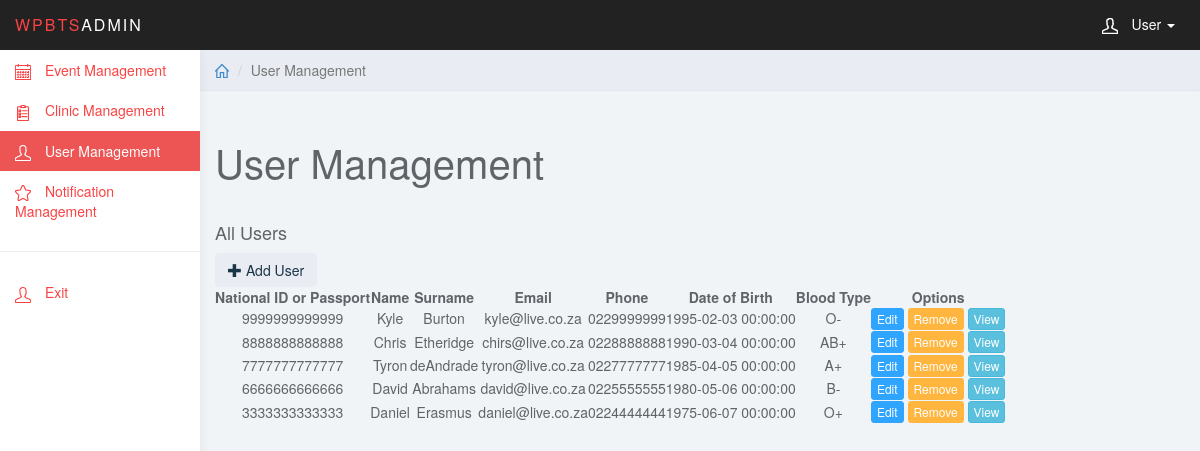
The app's page /users.php (signed in) with its own data.
### tables this page shows
create table TBL_USER(
	USER_ID int primary key,
	FIRST_NAME varchar(20),
	LAST_NAME varchar(30),
	NATIONAL_ID char(13),
	EMAIL varchar(50),
	PHONE varchar(10),
	BLOOD_TYPE varchar(3),
	ADDRESS_ID int,
	DATE_OF_BIRTH datetime,
	TITLE varchar(4),
	GENDER char(1),
	LANGUAGE_PREF varchar(20),
	PASSPORT_NUM varchar(20),
	PWD varchar(255),
	DEVICE_TOKEN varchar(255),
	
	foreign key (ADDRESS_ID) references TBL_ADDRESS(ADDRESS_ID)
)DEFAULT CHARSET=utf8 COLLATE=utf8_unicode_ci;

### web/users_functions.php (called while the page is built, shortened)
<?php
include_once("php/DBConn_Dave.php");
function getAllUsers()
{
    global $dbConn;
    $sql = "SELECT * FROM TBL_USER";
    $stmt = $dbConn->prepare($sql);
    if ($stmt->execute()) {
        $res = $stmt->fetchAll();
        return array(true, $res);
    } else {
        $res = array(false, "Error: " . print_r($stmt->errorInfo()));
    }
}
?>

### web/users.php (the view, shortened to what this page needs)
<?php
$_PARENT['users'] = time();
require_once("header.php");
require_once('php/DBConn_Dave.php');
include_once("users_functions.php");
?>
<div class="col-sm-9 col-sm-offset-3 col-lg-10 col-lg-offset-2 main">
    <div class="row">
        <ol class="breadcrumb">
            <li><a href="index.php">
                    <svg class="glyph stroked home">
                        <use xlink:href="#stroked-home"></use>
                    </svg>
                </a></li>
            <li class="active">User Management</li>
        </ol>
    </div>
    <br/>
    <div class="row">
        <div class="col-lg-12">
            <h1 class="page-header">User Management</h1>
        </div>
    </div>
    <div class="row">
        <div class="col-md-12">
            <h4>All Users</h4>
            <a href="users_createuser.php" class="btn btn-default btn-md">
                <span class="glyphicon glyphicon-plus" aria-hidden="true"></span> Add User
            </a>
        </div>
    </div>
    <div class="row">
        <div class="col-md-12">
            <?php
            $userData = getAllUsers();
                ?>
            <table data-toggle="table" data-search="true" data-pagination="true">
                <thead>
                <tr>
                    <th class="text-center">National ID or Passport</th>
                    <th class="text-center" data-sortable="true">Name</th>
                    <th class="text-center" data-sortable="true">Surname</th>
                    <th class="text-center">Email</th>
                    <th class="text-center">Phone</th>
                    <th class="text-center" data-sortable="true">Date of Birth</th>
                    <th class="text-center">Blood Type</th>
                    <th class="text-center">Options</th>
                </tr>
                </thead>
                <?php
                if ($userData[0] == true) {
                    foreach ($userData[1] as $value) {
                        ?>
                        <tr>
                            <td class="text-center"><?php if(trim($value['NATIONAL_ID']) !== ''){ echo $value['NATIONAL_ID']; } else { echo $value['PASSPORT_NUM']; } ?></td>
                            <td class="text-center"><?php echo $value['FIRST_NAME'] ?></td>
                            <td class="text-center"><?php echo $value['LAST_NAME'] ?></td>
                            <td class="text-center"><?php echo $value['EMAIL'] ?></td>
                            <td class="text-center"><?php echo $value['PHONE'] ?></td>
                            <td class="text-center"><?php echo $value['DATE_OF_BIRTH'] ?></td>
                            <td class="text-center"><?php echo $value['BLOOD_TYPE'] ?></td>
                            <td class="text-center">
                                <a href="users_edituser.php?userID=<?php echo $value['USER_ID'] ?>" class="btn btn-xs btn-primary">Edit</a>
                                <a href="#;" data-id="<?php echo $value['USER_ID']; ?>" class="removeclinic btn btn-xs btn-warning"onclick="removeUser(event)">Remove</a>
                                <a href="#;" data-id="<?php echo $value['USER_ID']; ?>" class="viewclinic btn btn-xs btn-info" onclick="viewUser(event)">View</a>
                            </td>
                        </tr>
                        <?php
                    }
                }
                ?>
            </table>
        </div>
    </div>
</div>
</body>
</html>

### web/header.php (shortened to what this page needs)
<!DOCTYPE html>
<html>
<head>
<link href="css/bootstrap.min.css" rel="stylesheet">
<link href="css/datepicker3.css" rel="stylesheet">
<link href="css/styles.css" rel="stylesheet">
<link href="css/custom-table-styles.css" rel="stylesheet">
<link rel="stylesheet" href="//cdnjs.cloudflare.com/ajax/libs/bootstrap-table/1.11.0/bootstrap-table.min.css">
<link rel="stylesheet" href="//code.jquery.com/ui/1.12.1/themes/base/jquery-ui.css">
</head>
<body>
	<nav class="navbar navbar-inverse navbar-fixed-top" role="navigation">
		<div class="container-fluid">
			<div class="navbar-header">
				<a class="navbar-brand" href="index.php"><span>WPBTS</span>Admin</a>
				<ul class="user-menu">
					<li class="dropdown pull-right">
						<a href="#" class="dropdown-toggle" data-toggle="dropdown"><svg class="glyph stroked male-user"><use xlink:href="#stroked-male-user"></use></svg> User <span class="caret"></span></a>
					</li>
				</ul>
			</div>
		</div>
	</nav>
	<div id="sidebar-collapse" class="col-sm-3 col-lg-2 sidebar">
		<ul class="nav menu">
                        <li class="<?php if(isset($_PARENT['events'])){ echo "active"; } ?>"><a href="events.php"><svg class="glyph stroked calendar"><use xlink:href="#stroked-calendar"></use></svg> Event Management</a></li>
			<li class="<?php if(isset($_PARENT['clinics'])){ echo "active"; } ?>"><a href="clinics.php"><svg class="glyph stroked clipboard-with-paper"><use xlink:href="#stroked-clipboard-with-paper"></use></svg> Clinic Management</a></li>
			<li class="<?php if(isset($_PARENT['users'])){ echo "active"; } ?>"><a href="users.php"><svg class="glyph stroked male-user"><use xlink:href="#stroked-male-user"></use></svg> User Management</a></li>
			<li class="<?php if(isset($_PARENT['notifications'])){ echo "active"; } ?>"><a href="notifications.php"><svg class="glyph stroked star"><use xlink:href="#stroked-star"></use></svg> Notification Management</a></li>
			<li role="presentation" class="divider"></li>
                        <li><a href="php/form-handler-logout.php"><svg class="glyph stroked male-user"><use xlink:href="#stroked-male-user"></use></svg> Exit</a></li>
		</ul>
	</div>

### web/css/styles.css (style rules this page uses)
body { background: #f1f4f7; padding-top: 50px; color: #5f6468; }
.nav li a, a:hover, a:focus { color: #FA4242; }
a, a:hover, a:focus { color: #428bca; }
h1, h2, h3, h4, h5, h6 { color: #5f6468; }
h1 { font-weight: 300; font-size: 40px; }
h3, h4 { font-weight: 300; }
.navbar-header .navbar-brand { color: #fff; font-size: 16px; text-transform: uppercase; font-weight: 500; letter-spacing: 2px; }
.navbar-header .navbar-brand span { color: #FA4242; }
.btn-default, .btn-default:hover, .btn-default:focus, .btn-default:active, .btn-default.active, .open > .dropdown-toggle.btn-default, .btn-default.disabled, .btn-default[disabled], fieldset[disabled] .btn-default, .btn-default.disabled:hover, .btn-default[disabled]:hover, fieldset[disabled] .btn-default:hover, .btn-default.disabled:focus, .btn-default[disabled]:focus, fieldset[disabled] .btn-default:focus, .btn-default.disabled:active, .btn-default[disabled]:active, fieldset[disabled] .btn-default:active, .btn-default.disabled.active, .btn-default[disabled].active, fieldset[disabled] .btn-default.active { background-color: #e9ecf2; border-color: #e9ecf2; color: #1b3548; }
.btn-primary, .btn-primary:hover, .btn-primary:focus, .btn-primary:active, .btn-primary.active, .open > .dropdown-toggle.btn-primary, .btn-primary.disabled, .btn-primary[disabled], fieldset[disabled] .btn-primary, .btn-primary.disabled:hover, .btn-primary[disabled]:hover, fieldset[disabled] .btn-primary:hover, .btn-primary.disabled:focus, .btn-primary[disabled]:focus, fieldset[disabled] .btn-primary:focus, .btn-primary.disabled:active, .btn-primary[disabled]:active, fieldset[disabled] .btn-primary:active, .btn-primary.disabled.active, .btn-primary[disabled].active, fieldset[disabled] .btn-primary.active { background-color: #30a5ff; border-color: #30a5ff; }
.btn-warning, .btn-warning:hover, .btn-warning:focus, .btn-warning:active, .btn-warning.active, .open > .dropdown-toggle.btn-warning, .btn-warning.disabled, .btn-warning[disabled], fieldset[disabled] .btn-warning, .btn-warning.disabled:hover, .btn-warning[disabled]:hover, fieldset[disabled] .btn-warning:hover, .btn-warning.disabled:focus, .btn-warning[disabled]:focus, fieldset[disabled] .btn-warning:focus, .btn-warning.disabled:active, .btn-warning[disabled]:active, fieldset[disabled] .btn-warning:active, .btn-warning.disabled.active, .btn-warning[disabled].active, fieldset[disabled] .btn-warning.active { background-color: #ffb53e; border-color: #ffb53e; }
.navbar { border: 0; }
.user-menu { display: inline-block; margin-top: 14px; margin-right: 10px; float: right; list-style: none; padding: 0; }
.user-menu a { color: #fff; }
.sidebar { display: block; background-color: #fff; padding: 0; display: none; }
@media (min-width: 768px) { .sidebar { display: block; position: fixed; top: 50px; bottom: 0; left: 0; z-index: 1000; display: block; margin: 0; padding: 0; overflow-x: hidden; overflow-y: auto; background-color: #fff; box-shadow: 1px 0px 10px rgba(0, 0, 0, .05); } }
@media (min-width: 768px) { .navbar-header { width: 100%; } }
.sidebar ul.nav .active a, .sidebar ul.nav li.parent a.active, .sidebar ul.nav .active > a:hover, .sidebar ul.nav li.parent a.active:hover, .sidebar ul.nav .active > a:focus, .sidebar ul.nav li.parent a.active:focus { color: #fff; background-color: #ED5454; }
.sidebar ul.nav li.divider { border-bottom: 1px solid #eee; margin: 20px 0; }
.breadcrumb { border-radius: 0; padding: 10px 15px; background: #e9ecf2; box-shadow: 0 1px 1px rgba(0, 0, 0, .05); margin: 0 ; }
h1.page-header { margin-top: 30px; border-bottom: 0; }
.sidebar .glyph, .user-menu .glyph { height: 16px; width: 16px; margin: 0 10px 0 0; stroke-width: 3px; }
.user-menu .glyph { stroke-width: 4px; }
.breadcrumb .glyph { height: 14px; width: 14px; margin: -2px 0 0 0; stroke-width: 4px; }

### records on screen
tbl_user: NATIONAL_ID "9999999999999", FIRST_NAME "Kyle", LAST_NAME "Burton", EMAIL "kyle@live.co.za", PHONE "0229999999", DATE_OF_BIRTH "1995-02-03 00:00:00", BLOOD_TYPE "O-"
tbl_user: NATIONAL_ID "8888888888888", FIRST_NAME "Chris", LAST_NAME "Etheridge", EMAIL "chirs@live.co.za", PHONE "0228888888", DATE_OF_BIRTH "1990-03-04 00:00:00", BLOOD_TYPE "AB+"
tbl_user: NATIONAL_ID "7777777777777", FIRST_NAME "Tyron", LAST_NAME "deAndrade", EMAIL "tyron@live.co.za", PHONE "0227777777", DATE_OF_BIRTH "1985-04-05 00:00:00", BLOOD_TYPE "A+"
tbl_user: NATIONAL_ID "6666666666666", FIRST_NAME "David", LAST_NAME "Abrahams", EMAIL "david@live.co.za", PHONE "0225555555", DATE_OF_BIRTH "1980-05-06 00:00:00", BLOOD_TYPE "B-"
tbl_user: PASSPORT_NUM "3333333333333", FIRST_NAME "Daniel", LAST_NAME "Erasmus", EMAIL "daniel@live.co.za", PHONE "0224444444", DATE_OF_BIRTH "1975-06-07 00:00:00", BLOOD_TYPE "O+"
